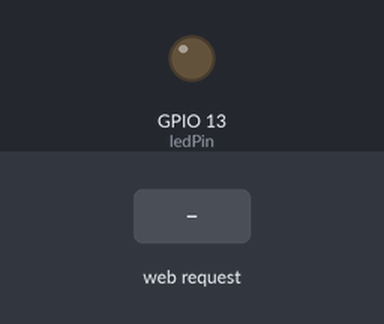
The sketch below on a simulated ESP8266 (NodeMCU). Shown: output pins drawn as LEDs (lit = HIGH). The test bench sets the inputs (shaded band). WiFi joins after 1.5 s; servers stay silent unless stated; what the sketch prints to the serial monitor is not drawn.

Above: at 2.7 s.
2.8 s: HTTP request GET /?LED=ON received
At 3.1 s:
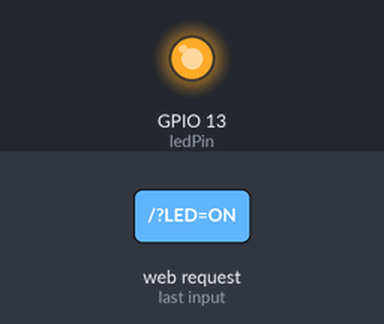
4.3 s: HTTP request GET /?LED=OFF received
At 5.4 s:
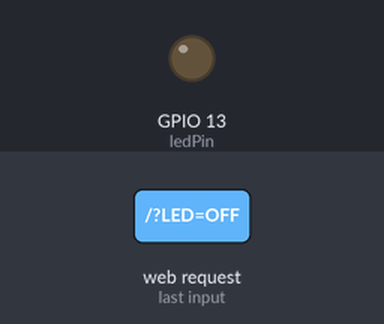
Timing chart, 0 to 7.3 s (numbered marks = the images above; inputs shaded):
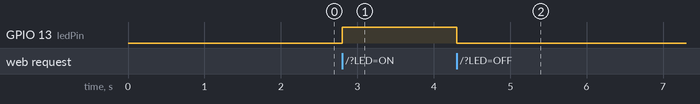

Measured:
- after the input at 2.8 s, GPIO 13 (ledPin): LOW → HIGH at once
- after the input at 4.3 s, GPIO 13 (ledPin): HIGH → LOW at once

The sketch:

sketch_jan28a-ESP8266_02.ino
```cpp
#include <ESP8266WiFi.h>

const char* ssid = "AP_IOCENTRO";
const char* password = "ioCentro1";

int ledPin = 13; //GPIO13

WiFiServer server(80);

void setup() {
  // put your setup code here, to run once:
  Serial.begin(115200);
  delay(10);

  pinMode(ledPin, OUTPUT);
  digitalWrite(ledPin, LOW);

  //Connect to Wi Fi Network
  Serial.println();
  Serial.println();
  Serial.print("Connecting to ");
  Serial.print(ssid);

  WiFi.begin(ssid, password);

  while(WiFi.status() != WL_CONNECTED){
    delay(500);
    Serial.print(".");
    }
  Serial.println("WiFi Connected");

  //Start the server
  server.begin();
  Serial.println("Server Started");

  //Print the IP ADDRESS
  Serial.print("Use this URL to connect: http://");
  Serial.println(WiFi.localIP());
}

void loop() {
  // put your main code here, to run repeatedly:
  // Check if a client has connected
  WiFiClient client = server.available();
  if (!client){
    return;
    }

  //Wait until the client sends some data
  Serial.println("new client");
  while(!client.available()){
    Serial.print(".");
    delay(500);
  }

  //Read the first line of the request string
  String request = client.readStringUntil('\r');
  Serial.println(request);
  client.flush();

  //match the request
  int value = LOW;
  if(request.indexOf("LED=ON")!=-1){
    digitalWrite(ledPin, HIGH);
    value = HIGH;
    }
  if(request.indexOf("LED=OFF")!=-1){
    digitalWrite(ledPin, LOW);
    value = LOW;
    }

  //Return the response
  client.println("HTTP/1.1 200 OK");
  client.println("Content-Type: text/html");
  client.println("");
  client.println("<!DOCTYPE HTML>");
  client.println("<html>");
  client.print("Led Pin is now: ");

  if(value == HIGH){
    client.print("ON");
  } else {
    client.println("OFF");
  }

  client.println("<br><br>");
  client.println("<a href=\"update_db_state.php?nuovo_stato=ON\"><button>Turn On</button></a>");
  client.println("<a href=\"update_db_state.php?nuovo_stato=OFF\"><button>Turn Off</button></a><br/>");
/*
  client.println("<br><br>");
  client.println("<a href=\"LED=ON\"><button>Turn On</button></a>");
  client.println("<a href=\"LED=OFF\"><button>Turn Off</button></a><br/>");
*/

  client.println("<\html>");

  delay (100);
  Serial.println("Client Disconnected");
  Serial.println("");

}
```
